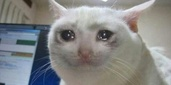
#> input picture images/crying-cat-meme.jpg, 171 x 85 px, shrunk from 2000 x 1000 before the run, found by its file name
$ python lab3_dft.py
#> lines starting #> are read from the running program, lines starting #| are printed output that depends on the picture
### src/resize.py
import numpy as np
import matplotlib.pyplot as plt
import matplotlib.image as mpimg
from PIL import Image
import math

def crop_power2(image_path, save_path=None):
    """
    Crop an image to the nearest square dimensions where each side is 2^n.

    Args:
        image_path (str): Path to the input image.
        save_path (str, optional): Path to save the cropped image. If None, it won't save.

    Returns:
        PIL.Image.Image: The cropped image.
    """
    # Open the image
    img = Image.open(image_path)
    width, height = img.size

    # Find the nearest power of 2 for both dimensions
    min_dim = min(width, height)
    nearest_power = 2**int(math.log2(min_dim))

    # Compute the cropping box
    left = (width - nearest_power) // 2
    top = (height - nearest_power) // 2
    right = left + nearest_power
    bottom = top + nearest_power

    # Crop the image
    cropped_img = img.crop((left, top, right, bottom))

    # Save the cropped image if save_path is provided
    if save_path:
        cropped_img.save(save_path)

    cropped_img = np.array(cropped_img)
    return cropped_img

def reduce_image(img,num_red = 1):

    for i in range(num_red):
        new_shape = np.array(img.shape)//2
        new_img = np.zeros(new_shape)
        for i in range(new_shape[0]):
            for j in range(new_shape[1]):
                sum_of_four = img[2*i,2*j] + img[2*i+1,2*j] + img[2*i,2*j+1] + img[2*i+1,2*j+1]
                new_img[i][j] = sum_of_four/4

        img = new_img
    return img

### src/utils.py
import numpy as np # math li
import matplotlib.pyplot as plt
from PIL import Image
import os

def rgb2gray(rgb): # Y' = 0.2989 R + 0.5870 G + 0.1140 B
    """
    Function to turn an RGB image to gray scale
    rdg : an RGB image represented as a numpy array
    """
    return np.dot(rgb[...,:3], [0.2989, 0.5870, 0.1140])

# [40 lines left out: functions mult_complex, old_center_fourier, not called in this run]


def center_fourier(matrix):
    """
    Centers the Fourier transform by manually shifting the zero-frequency component to the center.

    Parameters:
    real_part (np.array): The real part of the Fourier transform.
    imag_part (np.array): The imaginary part of the Fourier transform.

    Returns:
    tuple: Centered real and imaginary parts of the Fourier transform.
    """
    # Get the number of rows and columns in the arrays
    rows, cols = matrix.shape

    # Split the array into four quadrants and rearrange them to center the zero-frequency component
    centered_matrix = np.empty_like(matrix)

    # Top-left -> Bottom-right
    centered_matrix[:rows//2, :cols//2] = matrix[rows//2:, cols//2:]

    # Bottom-right -> Top-left
    centered_matrix[rows//2:, cols//2:] = matrix[:rows//2, :cols//2]

    # Top-right -> Bottom-left
    centered_matrix[:rows//2, cols//2:] = matrix[rows//2:, :cols//2]

    # Bottom-left -> Top-right
    centered_matrix[rows//2:, :cols//2] = matrix[:rows//2, cols//2:]

    return centered_matrix


def power_spectrum(real, imaginary):
    return real**2 + imaginary**2
def fourier_spectrum(real, imaginary):
    return np.sqrt(real**2 + imaginary**2)

# [41 lines left out: functions create_white_square, save_transforms, save_image, not called in this run]

### src/discrete_fourier_transform.py
import numpy as np
def dft2d(matrix, inverse=False, centered = False):
    """
    Compute the 2D Discrete Fourier Transform or its inverse.

    :param matrix: Input 2D array.
    :param inverse: If True, computes the inverse DFT. Default is False.
    :return: Transformed 2D array (frequency or spatial domain).
    """
    M, N = matrix.shape  # Get the dimensions of the input matrix
    dft_matrix = np.zeros((M, N), dtype=np.complex128)  # Initialize the output matrix
    factor = 1 / (M * N) if inverse else 1  # Scaling factor for the inverse transform
    sign_inv = 1 if inverse else -1  # Sign of the exponent
    sign_inv = -1 if centered else 1  # Sign of the exponent


    # Compute the 2D DFT or inverse DFT
    for u in range(M):
        for v in range(N):
            sum_value = 0
            for x in range(M):
                for y in range(N):
                    angle = sign_inv * 2j * np.pi * ((u * x / M) + (v * y / N))
                    sum_value += matrix[x, y] * sign_inv * np.exp(angle)
            dft_matrix[u, v] = factor * sum_value

    return dft_matrix

### lab3_dft.py
import matplotlib.pyplot as plt
import numpy as np
from src.discrete_fourier_transform import dft2d
import time

from src.utils import fourier_spectrum, create_white_square, rgb2gray, center_fourier
from src.resize import crop_power2, reduce_image

# Define directories
image_dir = "images\\"
image_names = ["crying-cat-meme.jpg", "nebula.jpg", "squirrel.jpg", "beach_sunset.jpg"]
image_names = ["crying-cat-meme.jpg"]

output_dir = "outputs\\lab3_dft"  # Save all DFT outputs here

# Function to calculate and save the DFTs of an image
def save_image_dfts(image_name,add_log=True):
    # Load and preprocess the image
    image = crop_power2(image_dir + image_name, save_path=None)  # Crop to power of 2
    image = np.array(image)
    image = rgb2gray(image)  # Convert to grayscale

    num_reduce = 0
    image = reduce_image(image, num_red=2)
    size = image.shape[0]
    print(size)

    sizes = []
    times = []

    while size >= 16:
        # Perform the DFT
        start_time = time.time()
        dft_og = dft2d(image)
        # dft_og = np.fft.fft2(image)
        end_time = time.time()
        dft_duration = end_time - start_time

        # Store the size and timing result
        sizes.append(size)
        times.append(dft_duration)

        dft_real = dft_og.real
        dft_imag = dft_og.imag
        spectrum = fourier_spectrum(dft_real, dft_imag)

        # Center the DFT
        dft_centered = center_fourier(dft_og)
        spectrum_centered = fourier_spectrum(dft_centered.real, dft_centered.imag)

        if(add_log):
            spectrum = (255 / np.log10(255)) * np.log10(1 + 255/(np.max(spectrum)) * np.abs(spectrum))  # log1p(x) = log(1 + x), safe for 0 values
            spectrum_centered = (255 / np.log10(255)) * np.log10(1 + 255/(np.max(spectrum_centered)) * np.abs(spectrum_centered))  # log1p(x) = log(1 + x), safe for 0 values


        # Save the DFT spectra
        suffix = f"_{size}x{size}" if num_reduce > 0 else ""
        plt.imshow(spectrum, cmap='gray')
        plt.title(f"{image_name} - DFT Spectrum{suffix}")
        plt.axis('off')
        plt.savefig(f"{output_dir}\\{image_name.split('.')[0]}{suffix}_dft_spectrum.jpg", bbox_inches='tight')
        plt.close()

        plt.imshow(spectrum_centered, cmap='gray')
        plt.title(f"{image_name} - Centered DFT Spectrum{suffix}")
        plt.axis('off')
        plt.savefig(f"{output_dir}\\{image_name.split('.')[0]}{suffix}_centered_dft_spectrum.jpg", bbox_inches='tight')
        plt.close()

        # Reduce the image size for the next iteration
        if size > 32:
            num_reduce += 1
            image = reduce_image(image, num_red=1)
            size = image.shape[0]
        else:
            break


    sorted_data = sorted(zip(sizes, times), key=lambda x: x[0], reverse=False)
    sorted_sizes, sorted_times = zip(*sorted_data)

    # Plot timing results for this image
    plt.figure()
    plt.plot(sorted_sizes, sorted_times, marker='o')
    plt.gca() # Optional: show largest size on the left
    plt.xlabel("Image Size (N)")
    plt.ylabel("DFT Computation Time (s)")
    plt.title(f"DFT Timing for {image_name}")
    plt.grid(True)
    plt.savefig(f"{output_dir}\\{image_name.split('.')[0]}_dft_timing.jpg", bbox_inches='tight')
    plt.close()

# Function to compare DFT implementation with numpy
def compare_dft_with_numpy(image_name):
    # Load and preprocess the image
    image = crop_power2(image_dir + image_name, save_path=None)  # Crop to power of 2
    image = np.array(image)
    image = rgb2gray(image)  # Convert to grayscale

    # Perform DFT using numpy
    f = np.fft.fft2(image)
    f_centered = np.fft.fftshift(f)
    np_real = f.real
    np_imag = f.imag

    # Perform DFT using custom implementation
    dft_og = dft2d(image, centered=True)
    og_real = dft_og.real
    og_imag = dft_og.imag

    # Compare the results
    are_real_equal = np.allclose(np_real, og_real, rtol=1e-6, atol=1e-9)
    are_imag_equal = np.allclose(np_imag, og_imag, rtol=1e-6, atol=1e-9)

    print(f"{image_name} - Are real parts equal? {are_real_equal}")
    print(f"{image_name} - Are imaginary parts equal? {are_imag_equal}")

# Main function to process all images
def main():
    for image_name in image_names:
        save_image_dfts(image_name)
#> in crop_power2, img is the input picture: PIL image 171x85 RGB; mean R, G, B 133.8, 135, 134.2
#> in crop_power2, `cropped_img = img.crop((left, top, right, bottom))`:
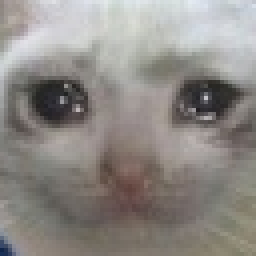
#> cropped_img: PIL image 64x64 RGB (shown 4 times larger); mean R, G, B 142.4, 138.2, 134.1
#| 16
#> in save_image_dfts, `plt.savefig(f"{output_dir}\\{image_name.split('.')[0]}{suffix}_dft_spe..`:
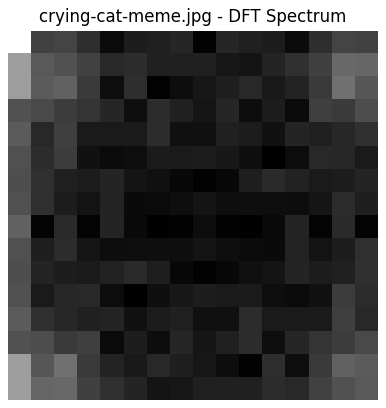
#> figure drawn by matplotlib, 1 panel
#> in save_image_dfts, `plt.savefig(f"{output_dir}\\{image_name.split('.')[0]}{suffix}_centere..`:
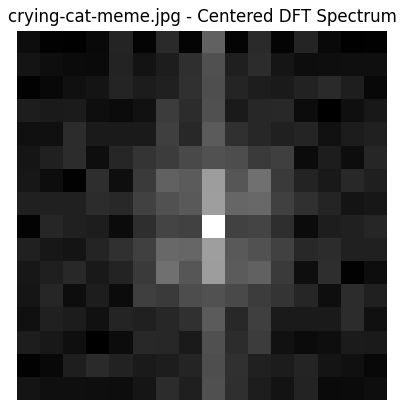
#> figure drawn by matplotlib, 1 panel
#> in save_image_dfts, `plt.savefig(f"{output_dir}\\{image_name.split('.')[0]}_dft_timing.jpg"..`:
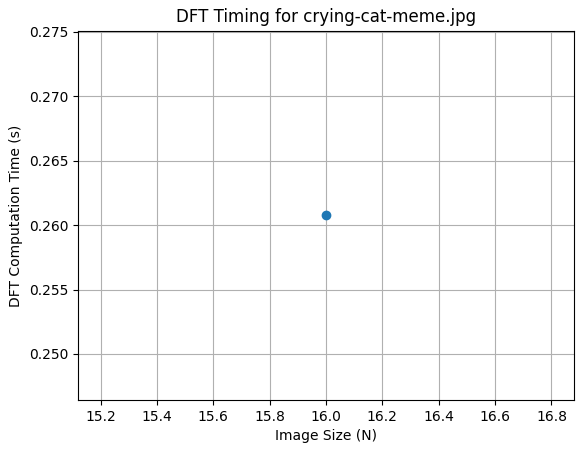
#> figure drawn by matplotlib, 1 panel
        # compare_dft_with_numpy(image_name)

if __name__ == "__main__":
    main()
